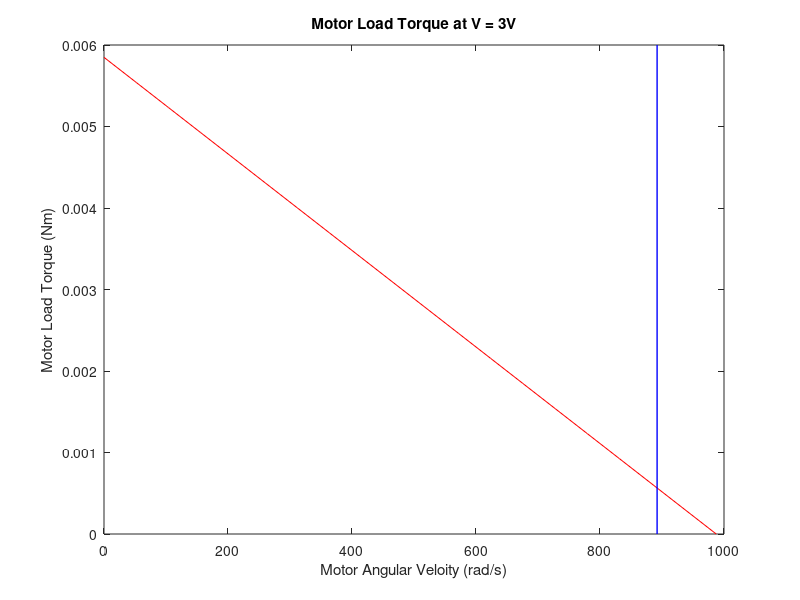
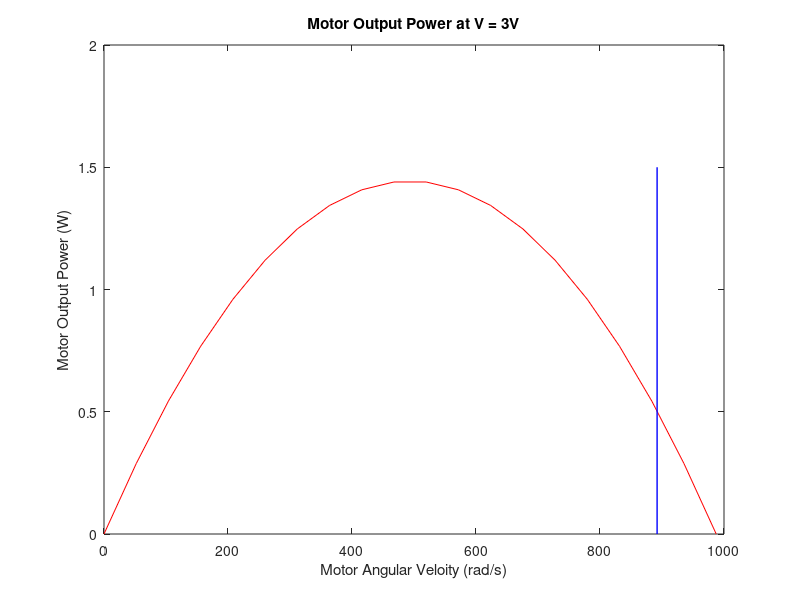
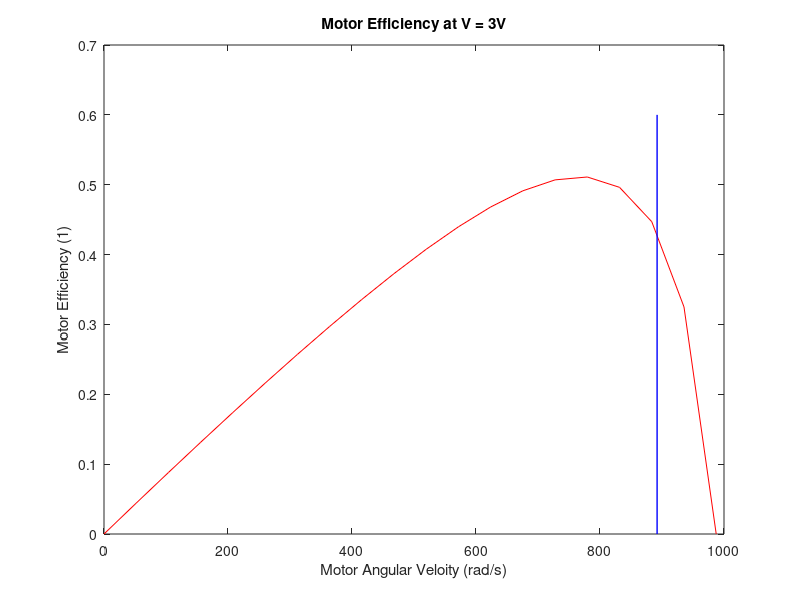

Recreate these plots in MATLAB, in order. (Note: this script raises an error after producing the figures.)
%% CRAWLER Motor Characterization
clear all
close all

%% a. Stall Torque - plot voltage vs stall current

voltage = 3; %volts
I_stall = 2.28; %amps

R = voltage/I_stall;

%% b. No Load - plot of net Voltage (V - i_nL*R) versus omega_nL
%Convert to radians/sec

% No-Load	
V = [3, 4];
I_nl = [0.17, 0.2];
RPM = [10380, 11780];

%Convert to radians/sec
Rads = RPM .* ((2*pi)/60);

Vnet = V - (I_nl * R);

% coeffs = polyfit(Rads, Vnet, 1);

k = Vnet./Rads;
k = mean(k);

%We chose to use the Tf with higher voltage because we expect to run our
%motor also at a higher voltage
Tf = k*mean(I_nl);

%% Motor-Winch Test Losses and Efficiency 


m = 0.080; %mass of bolt [kg]
g = 9.81;

I_winch = [0.3];
RPM = [2870];

%Convert to radians/sec
Rads = RPM .* ((2*pi)/60);

height = [0.61]; %distance needed to be raised [m]
time = [9.95]; %time required to raise mass  [s]
velocity = height./time;

Tm = k.*I_winch;

P_in = (Tm - Tf).*Rads;

Fg = m*g;
P_out = Fg*velocity;

Loss = P_in - P_out;

%Transmission Efficiency
Efficiency = P_out./P_in;

%% Graphs of motor efficiency, output power, and torque vs. speed
i_nl = Tf/k;

V3 = 3;

istall3 = V3/R;

wnl3 = (V3 - (i_nl*R))/k;

i3 = linspace(i_nl, istall3, 20);

omega3 = (V3-i3*R)/k;

T_l3 = k*i3 - Tf;

P_out3 = T_l3.*omega3;

oper = 892.1; %operating motor rot. speed

figure(1)
plot(omega3, T_l3, 'r')
ylabel('Motor Load Torque (Nm)')
xlabel('Motor Angular Veloity (rad/s)')
title('Motor Load Torque at V = 3V')
line([oper;oper],[0;6e-03],'Color','b','LineWidth',1);

figure(2)
plot(omega3, P_out3, 'r')
ylabel('Motor Output Power (W)')
xlabel('Motor Angular Veloity (rad/s)')
title('Motor Output Power at V = 3V')
line([oper;oper],[0;1.5],'Color','b','LineWidth',1);

P_in3 = V3*i3;

eta_3 = P_out3./P_in3;

figure(3)
plot(omega3, eta_3, 'r')
ylabel('Motor Efficiency (1)')
xlabel('Motor Angular Veloity (rad/s)')
title('Motor Efficiency at V = 3V')
line([oper;oper],[0;0.6],'Color','b','LineWidth',1);

plotfixer
